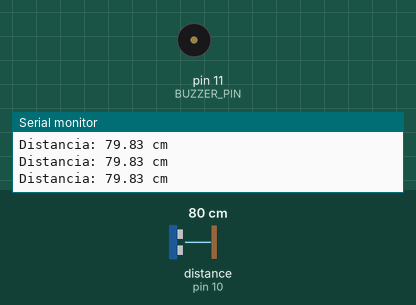
This sketch was run on a simulated Arduino Uno, built with avr-gcc and run on an emulated ATmega328P. Shown: buzzer (waves = sounding), the last lines printed to the serial monitor. Wiring (inferred from the names in the program): ultrasonic range finder: trigger pin 9; echo pin 10. The inputs (shaded band) are chosen by the test bench; at power-on: distance to the obstacle (sensor on pin 10) 80 cm. The echo pulse lasts 58.3 µs per cm.

Above: at 1.3 s.
1.4 s: distance to the obstacle (sensor on pin 10) set to 12 cm
2.9 s: distance to the obstacle (sensor on pin 10) set to 9 cm
At 4.0 s:
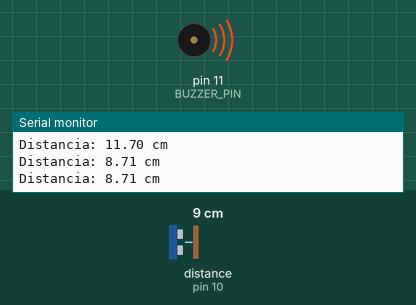
4.5 s: distance to the obstacle (sensor on pin 10) set to 120 cm
At 5.6 s:
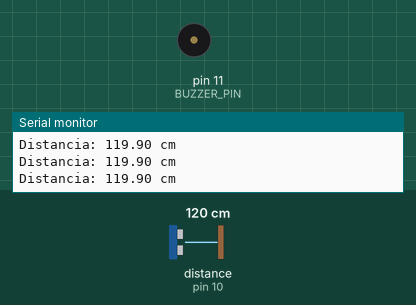
7.5 s: distance to the obstacle (sensor on pin 10) set to 2 cm
At 8.2 s:
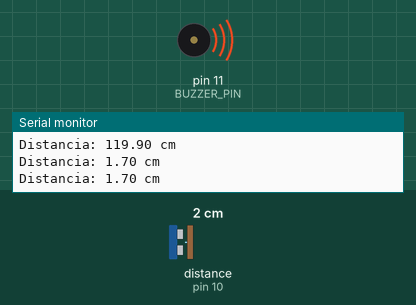
Timing chart, 0 to 10.5 s (numbered marks = the images above; inputs shaded):
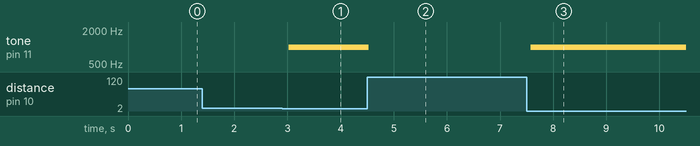

Measured:
- the behaviour switches between 11 and 10 cm on distance to the obstacle (sensor on pin 10) (found by bisection; images 0 and 1)
- after the input at 2.9 s, tone on pin 11 (BUZZER_PIN): silent → 1000 Hz after 0.12 s
- after the input at 4.5 s, tone on pin 11 (BUZZER_PIN): 1000 Hz → silent at once
- after the input at 7.5 s, tone on pin 11 (BUZZER_PIN): silent → 1000 Hz after 0.08 s

The sketch:

codigo4.ino
```cpp
#define TRIG_PIN 9
#define ECHO_PIN 10
#define BUZZER_PIN 11

void setup() {
  pinMode(TRIG_PIN, OUTPUT);
  pinMode(ECHO_PIN, INPUT);
  pinMode(BUZZER_PIN, OUTPUT);
  Serial.begin(9600);
}

void loop() {
  digitalWrite(TRIG_PIN, LOW);
  delayMicroseconds(2);
  digitalWrite(TRIG_PIN, HIGH);
  delayMicroseconds(10);
  digitalWrite(TRIG_PIN, LOW);

  long duration = pulseIn(ECHO_PIN, HIGH);
  float distance = duration / 58.2;

  if (distance > 0 && distance < 10) {
    tone(BUZZER_PIN, 1000); // Genera un tono de 1kHz
  } else {
    noTone(BUZZER_PIN); // Apaga el buzzer
  }

  Serial.print("Distancia: ");
  Serial.print(distance);
  Serial.println(" cm");
  delay(500);
}
```
